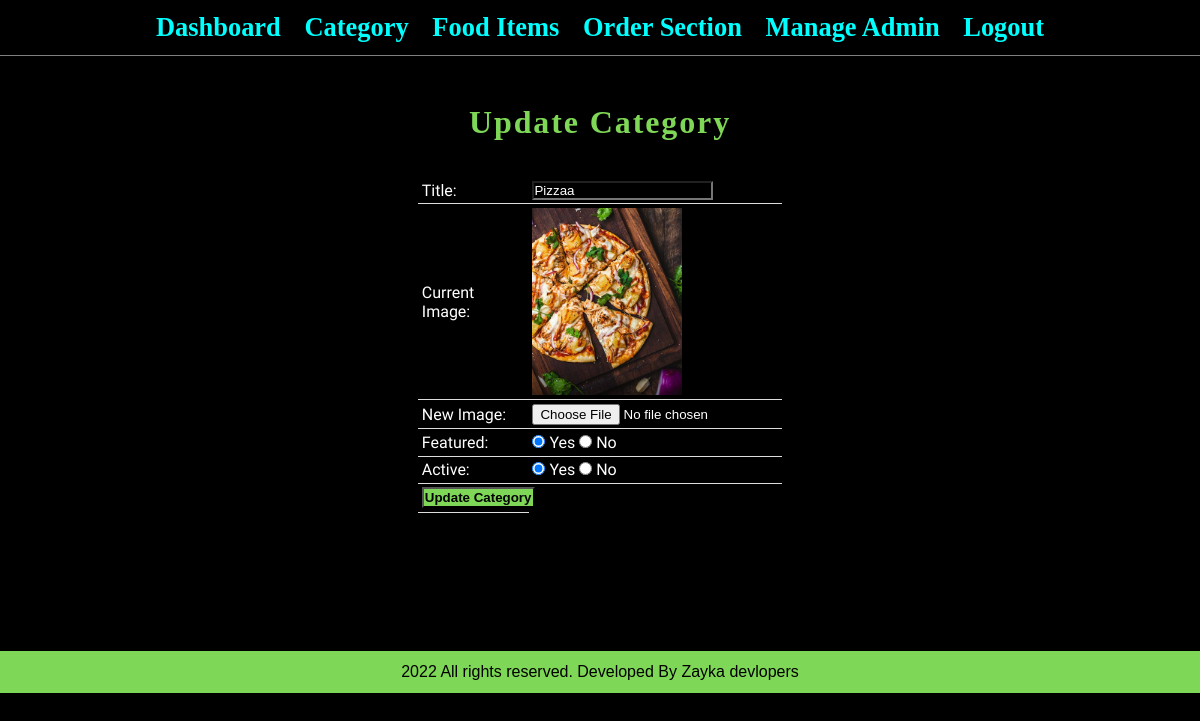
/admin/update-category.php?id=4 (signed in), run on the app's committed database.
### tables this page shows
CREATE TABLE `tbl_category` (
  `id` int(10) UNSIGNED NOT NULL,
  `title` varchar(100) NOT NULL,
  `image_name` varchar(255) NOT NULL,
  `featured` varchar(10) NOT NULL,
  `active` varchar(10) NOT NULL
);

### admin/update-category.php (the view, shortened to what this page needs)
<?php include('partials/menu.php'); ?>
<link rel="stylesheet" href="admin.css">
<div class="main-content"  style="background-color:black; color:white; text-align:center; " >
    <div class="wrapper"  style="background-color:black; color:white;   text-align:center; " >
        <h1  style="  font-family: logofont;  color:#7ed756; letter-spacing: 0.5mm; " >Update Category</h1>
        <br><br>
        <?php
            if(isset($_GET['id']))
            {
                $id = $_GET['id'];
                $sql = "SELECT * FROM tbl_category WHERE id=$id";
                $res = mysqli_query($conn, $sql);
                $count = mysqli_num_rows($res);
                if($count==1)
                {
                    $row = mysqli_fetch_assoc($res);
                    $title = $row['title'];
                    $current_image = $row['image_name'];
                    $featured = $row['featured'];
                    $active = $row['active'];
                }
                else
                {
                    $_SESSION['no-category-found'] = "<div class='error'>Category not Found.</div>";
                    header('location:'.SITEURL.'admin/manage-category.php');
                }
            }
            else
            {
                header('location:'.SITEURL.'admin/manage-category.php');
            }
        ?>
        <form action="" method="POST" enctype="multipart/form-data"  style="background-color:black; color:white; ">
            <table class="tbl-30"  style="background-color:black; color:white; margin-left: auto; margin-right: auto; ">
                <tr>
                    <td>Title: </td>
                    <td>
                        <input type="text" name="title" value="<?php echo $title; ?>">
                    </td>
                </tr>
                <tr>
                    <td>Current Image: </td>
                    <td>
                        <?php
                            if($current_image != "")
                            {
                                ?>
                                <img src="<?php echo SITEURL; ?>images/category/<?php echo $current_image; ?>" width="150px">
                                <?php
                            }
                            else
                            {
                                echo "<div class='error'>Image Not Added.</div>";
                            }
                        ?>
                    </td>
                </tr>
                <tr>
                    <td>New Image: </td>
                    <td>
                        <input type="file" name="image">
                    </td>
                </tr>
                <tr>
                    <td>Featured: </td>
                    <td>
                        <input <?php if($featured=="Yes"){echo "checked";} ?> type="radio" name="featured" value="Yes"> Yes
                        <input <?php if($featured=="No"){echo "checked";} ?> type="radio" name="featured" value="No"> No
                    </td>
                </tr>
                <tr>
                    <td>Active: </td>
                    <td>
                        <input <?php if($active=="Yes"){echo "checked";} ?> type="radio" name="active" value="Yes"> Yes
                        <input <?php if($active=="No"){echo "checked";} ?> type="radio" name="active" value="No"> No
                    </td>
                </tr>
                <tr>
                    <td>
                        <input type="submit" name="submit" value="Update Category" class="btn-secondary">
                    </td>
                </tr>
            </table>
        </form>
    </div>
</div>
<br>
<br>
<br>
<br>
<br>
<?php include('partials/footer.php'); ?>

### css/admin.css (style rules this page uses)
* { margin: 0; padding: 0; font-family: Arial, Helvetica, sans-serif; }
.wrapper { padding: 1%; width: 80%; margin: 0 auto; }
.tbl-30 { width: 30%; }
table { border-collapse: collapse; width: 100%; }
th, td { padding: 8px; text-align: left; border-bottom: 1px solid #ddd; }
table tr td { padding: 1%; }
.btn-secondary { background-color: #7bed9f; padding: 1%; color: black; text-decoration: none; font-weight: bold; }
.main-content { background-color: black; padding: 3% 0; }

### admin/admin.css (style rules this page uses)
* { background-color:black ; color:white; margin: 0; padding: 0; font-family: Arial, Helvetica, sans-serif; }
.wrapper { padding: 1%; width: 80%; margin: 0 auto; }
.tbl-30 { width: 30%; }
table { border-collapse: collapse; width: 100%; }
td { font-family: 'Comfortaa', cursive; padding: 8px; text-align: left; border-bottom: 1px solid #ddd; }
table tr td { padding: 1%; }
.btn-secondary { background-color: #7ed756; padding: 1%; color: black; text-decoration: none; font-weight: bold; }
.main-content { background-color: black; padding: 3% 0; }

### data on the page
tbl_category: title "Pizzaa", image_name (picture), featured "☑", active "☑"
